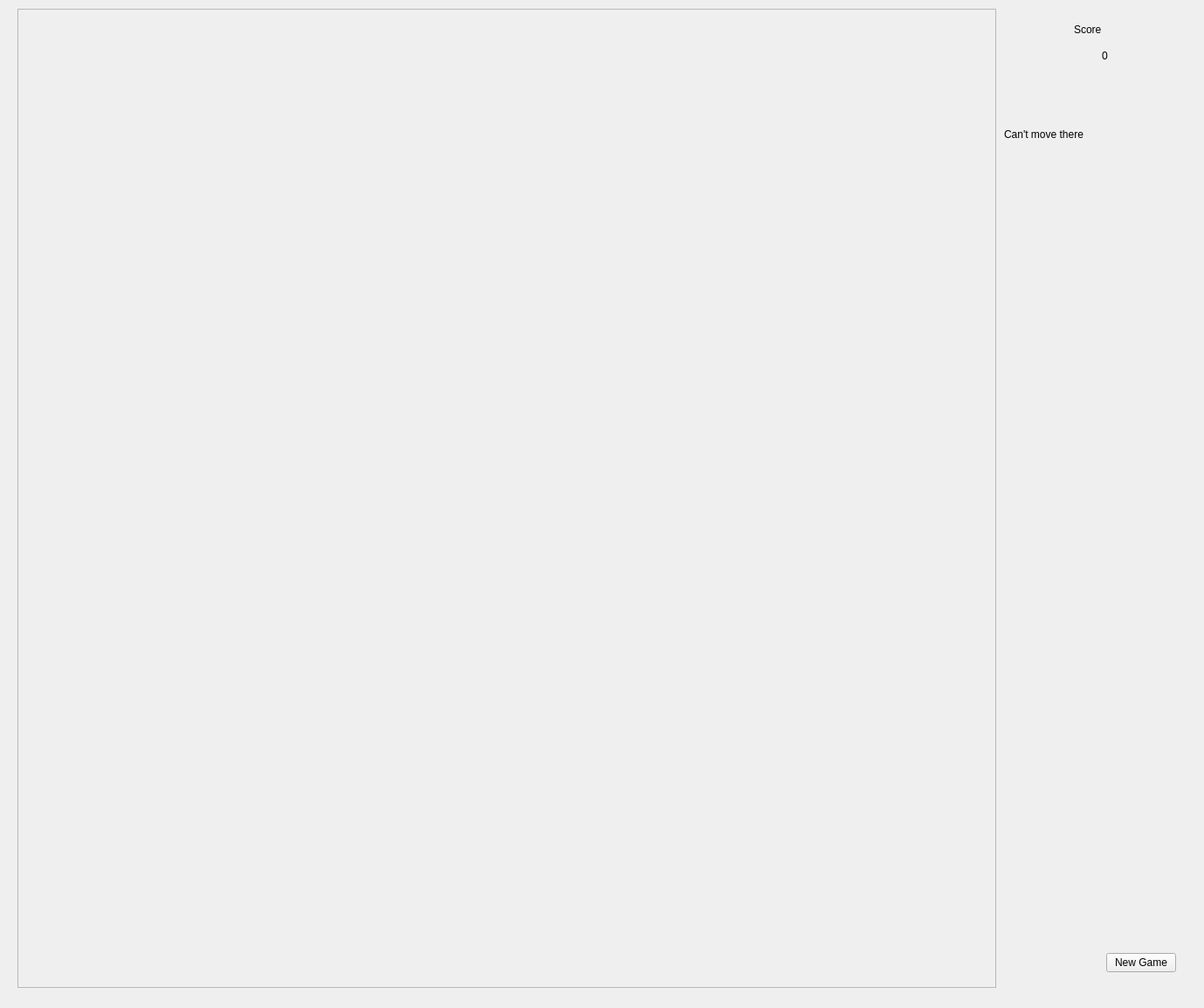
<?xml version="1.0" encoding="UTF-8"?>
<ui version="4.0">
 <class>MainWindow</class>
 <widget class="QMainWindow" name="MainWindow">
  <property name="geometry">
   <rect>
    <x>0</x>
    <y>0</y>
    <width>1379</width>
    <height>1154</height>
   </rect>
  </property>
  <property name="windowTitle">
   <string>MainWindow</string>
  </property>
  <widget class="QWidget" name="centralWidget">
   <widget class="QFrame" name="frame">
    <property name="geometry">
     <rect>
      <x>20</x>
      <y>10</y>
      <width>1121</width>
      <height>1121</height>
     </rect>
    </property>
    <property name="frameShape">
     <enum>QFrame::StyledPanel</enum>
    </property>
    <property name="frameShadow">
     <enum>QFrame::Raised</enum>
    </property>
   </widget>
   <widget class="QWidget" name="layoutWidget">
    <property name="geometry">
     <rect>
      <x>1160</x>
      <y>1080</y>
      <width>198</width>
      <height>44</height>
     </rect>
    </property>
    <layout class="QHBoxLayout" name="horizontalLayout">
     <item>
      <spacer name="horizontalSpacer_3">
       <property name="orientation">
        <enum>Qt::Horizontal</enum>
       </property>
       <property name="sizeHint" stdset="0">
        <size>
         <width>38</width>
         <height>20</height>
        </size>
       </property>
      </spacer>
     </item>
     <item>
      <widget class="QPushButton" name="btn_newGame">
       <property name="text">
        <string>New Game</string>
       </property>
      </widget>
     </item>
    </layout>
   </widget>
   <widget class="QLabel" name="lbl_score_text">
    <property name="geometry">
     <rect>
      <x>1230</x>
      <y>20</y>
      <width>71</width>
      <height>28</height>
     </rect>
    </property>
    <property name="text">
     <string>Score</string>
    </property>
   </widget>
   <widget class="QLabel" name="lbl_Score">
    <property name="geometry">
     <rect>
      <x>1230</x>
      <y>50</y>
      <width>71</width>
      <height>28</height>
     </rect>
    </property>
    <property name="layoutDirection">
     <enum>Qt::LeftToRight</enum>
    </property>
    <property name="text">
     <string>0</string>
    </property>
    <property name="alignment">
     <set>Qt::AlignCenter</set>
    </property>
   </widget>
   <widget class="QLabel" name="lbl_Info">
    <property name="enabled">
     <bool>true</bool>
    </property>
    <property name="geometry">
     <rect>
      <x>1150</x>
      <y>140</y>
      <width>211</width>
      <height>28</height>
     </rect>
    </property>
    <property name="text">
     <string>Can't move there</string>
    </property>
   </widget>
  </widget>
 </widget>
 <layoutdefault spacing="6" margin="11"/>
 <resources/>
 <connections/>
</ui>
